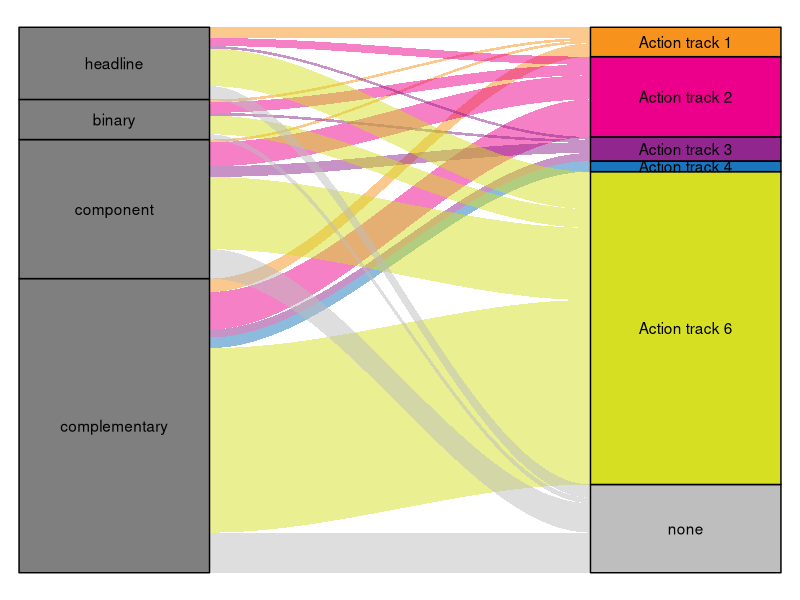
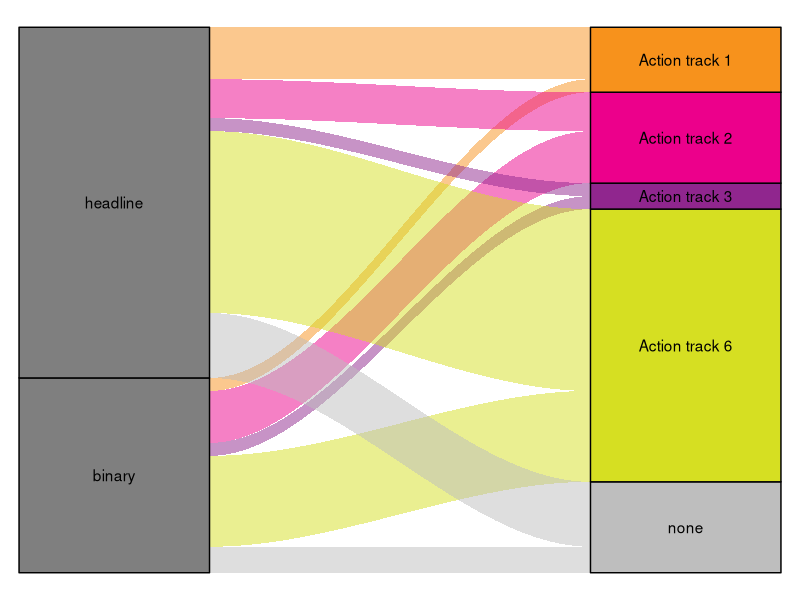
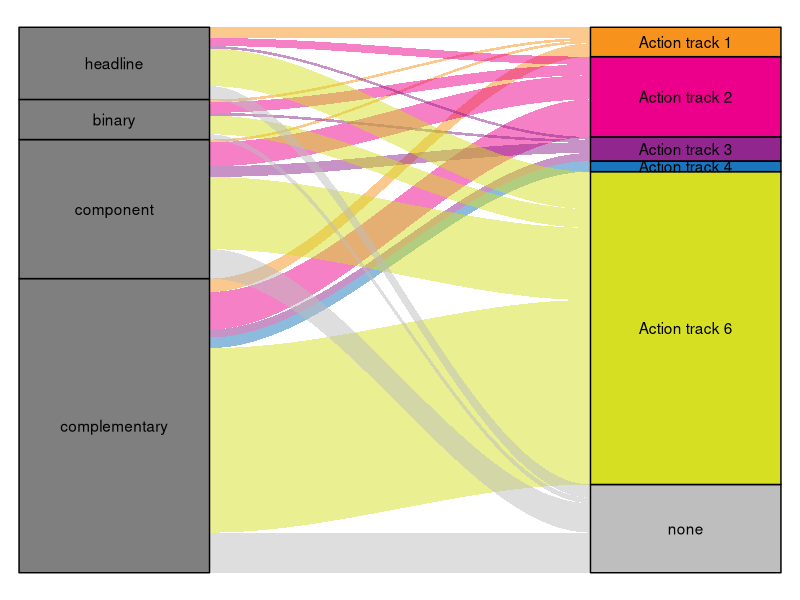
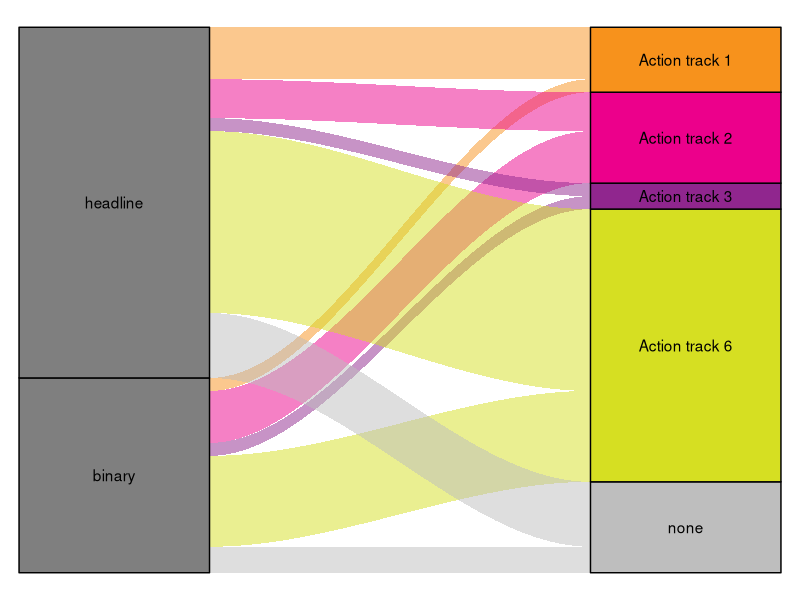

Write R code to recreate these figures, in order.
library(dplyr)
library(ggplot2)
library(ggalluvial)
library(readr)
library(tidyr)

## read KM-GBF dataset 
# this dataset contains selected columns of the Airtable dataset

km_gbf <- read_csv("data/KMGBF_indicators.csv")

## rename columns 
names(km_gbf)[4] <- "ActionTrack" 
  
## replace NAs with specified value
km_gbf$ActionTrack <- replace_na(km_gbf$ActionTrack, "none")

## change variable type
km_gbf$IndicatorCategory <- factor(km_gbf$IndicatorCategory, levels = c("headline", "binary", "component", "complementary"))

km_gbf$ActionTrack <- factor(km_gbf$ActionTrack, levels = c("Action track 1", 
                                "Action track 2", "Action track 3", "Action track 4",
                                "Action track 5", "Action track 6", "none"))


## make plot with all indicator categories

# One Health colors
colors <- c("#F7921C", "#EC008B", "#90268E", "#1976BC", "#D6DF22", "grey")

ggplot(data = km_gbf,
       aes(axis1 = IndicatorCategory, axis2 = ActionTrack)) +
  geom_alluvium(aes(fill = ActionTrack),
                curve_type = "cubic") +
  geom_stratum(aes(fill = ActionTrack)) +
  geom_text(stat = "stratum",
            aes(label = after_stat(stratum))) +
  scale_x_discrete(limits = c("IndicatoryCategory", "ActionTrack"),
                   expand = c(0.15, 0.05)) +
  scale_fill_manual(values = colors) +
  theme_void() + 
  theme(legend.position = "none")

ggsave("figures/sankey_all.png")





# make plot with all headline and binary indicators only

# filter dataset
km_gbf_small <- filter(km_gbf, IndicatorCategory %in% c("headline", "binary"))

# One Health colors
colors <- c("#F7921C", "#EC008B", "#90268E", "#D6DF22", "grey")

ggplot(data = km_gbf_small,
       aes(axis1 = IndicatorCategory, axis2 = ActionTrack)) +
  geom_alluvium(aes(fill = ActionTrack),
                curve_type = "cubic") +
  geom_stratum(aes(fill = ActionTrack)) +
  geom_text(stat = "stratum",
            aes(label = after_stat(stratum))) +
  scale_x_discrete(limits = c("IndicatoryCategory", "ActionTrack"),
                   expand = c(0.15, 0.05)) +
  scale_fill_manual(values = colors) +
  theme_void() + 
  theme(legend.position = "none")

ggsave("figures/sankey_headline_binary.png")

